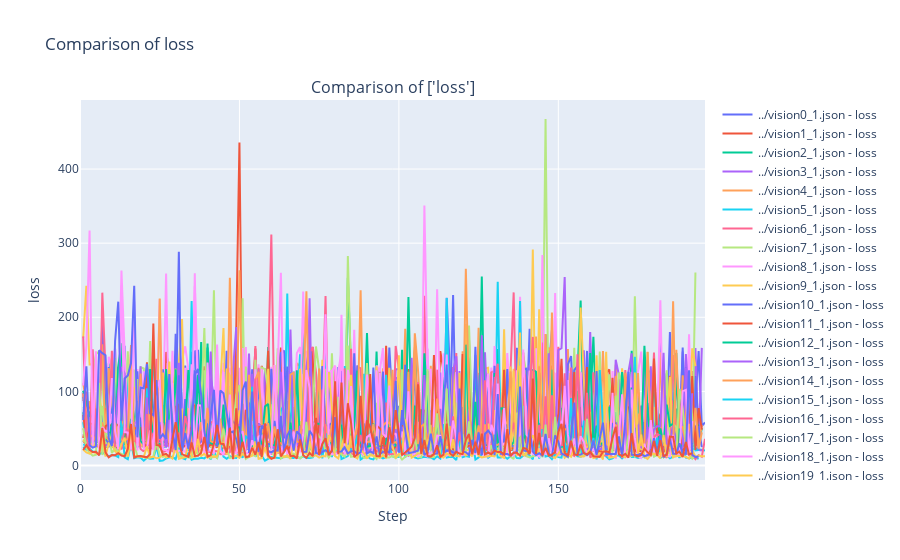
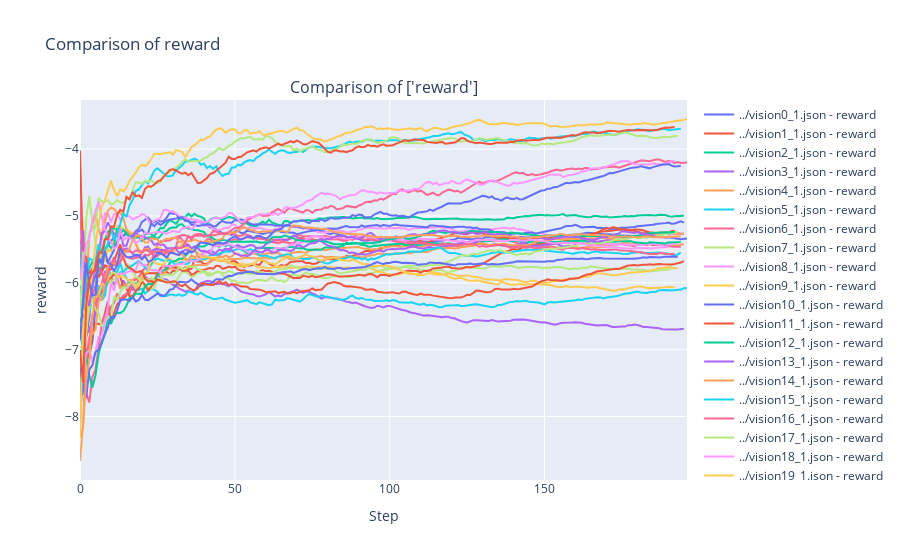

Notebook cell for these charts, in order:
### Code cell
loss_fig = plot_comparison(['loss'], data)

reward_fig = plot_comparison(['reward'], data)

### Figure 1 — Plotly figure (JSON) as saved in the notebook; plotly's stock layout.template omitted (floating-point values rounded to 4 significant figures; data arrays with more than 128 entries replaced by an {"elided": "..."} marker saying what was removed)
{"data": [{"mode": "lines", "name": "../vision0_1.json - loss", "type": "scatter", "y": {"elided": "197 float values"}}, {"mode": "lines", "name": "../vision1_1.json - loss", "type": "scatter", "y": {"elided": "193 float values"}}, {"mode": "lines", "name": "../vision2_1.json - loss", "type": "scatter", "y": {"elided": "196 float values"}}, {"mode": "lines", "name": "../vision3_1.json - loss", "type": "scatter", "y": {"elided": "196 float values"}}, {"mode": "lines", "name": "../vision4_1.json - loss", "type": "scatter", "y": {"elided": "196 float values"}}, {"mode": "lines", "name": "../vision5_1.json - loss", "type": "scatter", "y": {"elided": "197 float values"}}, {"mode": "lines", "name": "../vision6_1.json - loss", "type": "scatter", "y": {"elided": "195 float values"}}, {"mode": "lines", "name": "../vision7_1.json - loss", "type": "scatter", "y": {"elided": "192 float values"}}, {"mode": "lines", "name": "../vision8_1.json - loss", "type": "scatter", "y": {"elided": "194 float values"}}, {"mode": "lines", "name": "../vision9_1.json - loss", "type": "scatter", "y": {"elided": "193 float values"}}, {"mode": "lines", "name": "../vision10_1.json - loss", "type": "scatter", "y": {"elided": "196 float values"}}, {"mode": "lines", "name": "../vision11_1.json - loss", "type": "scatter", "y": {"elided": "193 float values"}}, {"mode": "lines", "name": "../vision12_1.json - loss", "type": "scatter", "y": {"elided": "195 float values"}}, {"mode": "lines", "name": "../vision13_1.json - loss", "type": "scatter", "y": {"elided": "196 float values"}}, {"mode": "lines", "name": "../vision14_1.json - loss", "type": "scatter", "y": {"elided": "196 float values"}}, {"mode": "lines", "name": "../vision15_1.json - loss", "type": "scatter", "y": {"elided": "195 float values"}}, {"mode": "lines", "name": "../vision16_1.json - loss", "type": "scatter", "y": {"elided": "193 float values"}}, {"mode": "lines", "name": "../vision17_1.json - loss", "type": "scatter", "y": {"elided": "194 float values"}}, {"mode": "lines", "name": "../vision18_1.json - loss", "type": "scatter", "y": {"elided": "191 float values"}}, {"mode": "lines", "name": "../vision19_1.json - loss", "type": "scatter", "y": {"elided": "194 float values"}}, {"mode": "lines", "name": "../vision20_1.json - loss", "type": "scatter", "y": {"elided": "194 float values"}}, {"mode": "lines", "name": "../vision21_1.json - loss", "type": "scatter", "y": {"elided": "196 float values"}}, {"mode": "lines", "name": "../vision22_1.json - loss", "type": "scatter", "y": {"elided": "193 float values"}}, {"mode": "lines", "name": "../vision23_1.json - loss", "type": "scatter", "y": {"elided": "193 float values"}}, {"mode": "lines", "name": "../vision24_1.json - loss", "type": "scatter", "y": {"elided": "195 float values"}}, {"mode": "lines", "name": "../vision25_1.json - loss", "type": "scatter", "y": {"elided": "195 float values"}}, {"mode": "lines", "name": "../vision26_1.json - loss", "type": "scatter", "y": {"elided": "197 float values"}}, {"mode": "lines", "name": "../vision27_1.json - loss", "type": "scatter", "y": {"elided": "194 float values"}}, {"mode": "lines", "name": "../vision28_1.json - loss", "type": "scatter", "y": {"elided": "193 float values"}}, {"mode": "lines", "name": "../vision29_1.json - loss", "type": "scatter", "y": {"elided": "197 float values"}}, {"mode": "lines", "name": "../vision30_1.json - loss", "type": "scatter", "y": {"elided": "195 float values"}}, {"mode": "lines", "name": "../vision31_1.json - loss", "type": "scatter", "y": {"elided": "193 float values"}}], "layout": {"annotations": [{"font": {"size": 16}, "showarrow": false, "text": "Comparison of ['loss']", "x": 0.5, "xanchor": "center", "xref": "paper", "y": 1, "yanchor": "bottom", "yref": "paper"}], "hovermode": "x", "showlegend": true, "title": {"text": "Comparison of loss"}, "xaxis": {"anchor": "y", "domain": [0, 1], "title": {"text": "Step"}}, "yaxis": {"anchor": "x", "domain": [0, 1], "title": {"text": "loss"}}}}

### Figure 2 — Plotly figure (JSON) as saved in the notebook; plotly's stock layout.template omitted (floating-point values rounded to 4 significant figures; data arrays with more than 128 entries replaced by an {"elided": "..."} marker saying what was removed)
{"data": [{"mode": "lines", "name": "../vision0_1.json - reward", "type": "scatter", "y": {"elided": "197 float values"}}, {"mode": "lines", "name": "../vision1_1.json - reward", "type": "scatter", "y": {"elided": "193 float values"}}, {"mode": "lines", "name": "../vision2_1.json - reward", "type": "scatter", "y": {"elided": "196 float values"}}, {"mode": "lines", "name": "../vision3_1.json - reward", "type": "scatter", "y": {"elided": "196 float values"}}, {"mode": "lines", "name": "../vision4_1.json - reward", "type": "scatter", "y": {"elided": "196 float values"}}, {"mode": "lines", "name": "../vision5_1.json - reward", "type": "scatter", "y": {"elided": "197 float values"}}, {"mode": "lines", "name": "../vision6_1.json - reward", "type": "scatter", "y": {"elided": "195 float values"}}, {"mode": "lines", "name": "../vision7_1.json - reward", "type": "scatter", "y": {"elided": "192 float values"}}, {"mode": "lines", "name": "../vision8_1.json - reward", "type": "scatter", "y": {"elided": "194 float values"}}, {"mode": "lines", "name": "../vision9_1.json - reward", "type": "scatter", "y": {"elided": "193 float values"}}, {"mode": "lines", "name": "../vision10_1.json - reward", "type": "scatter", "y": {"elided": "196 float values"}}, {"mode": "lines", "name": "../vision11_1.json - reward", "type": "scatter", "y": {"elided": "193 float values"}}, {"mode": "lines", "name": "../vision12_1.json - reward", "type": "scatter", "y": {"elided": "195 float values"}}, {"mode": "lines", "name": "../vision13_1.json - reward", "type": "scatter", "y": {"elided": "196 float values"}}, {"mode": "lines", "name": "../vision14_1.json - reward", "type": "scatter", "y": {"elided": "196 float values"}}, {"mode": "lines", "name": "../vision15_1.json - reward", "type": "scatter", "y": {"elided": "195 float values"}}, {"mode": "lines", "name": "../vision16_1.json - reward", "type": "scatter", "y": {"elided": "193 float values"}}, {"mode": "lines", "name": "../vision17_1.json - reward", "type": "scatter", "y": {"elided": "194 float values"}}, {"mode": "lines", "name": "../vision18_1.json - reward", "type": "scatter", "y": {"elided": "191 float values"}}, {"mode": "lines", "name": "../vision19_1.json - reward", "type": "scatter", "y": {"elided": "194 float values"}}, {"mode": "lines", "name": "../vision20_1.json - reward", "type": "scatter", "y": {"elided": "194 float values"}}, {"mode": "lines", "name": "../vision21_1.json - reward", "type": "scatter", "y": {"elided": "196 float values"}}, {"mode": "lines", "name": "../vision22_1.json - reward", "type": "scatter", "y": {"elided": "193 float values"}}, {"mode": "lines", "name": "../vision23_1.json - reward", "type": "scatter", "y": {"elided": "193 float values"}}, {"mode": "lines", "name": "../vision24_1.json - reward", "type": "scatter", "y": {"elided": "195 float values"}}, {"mode": "lines", "name": "../vision25_1.json - reward", "type": "scatter", "y": {"elided": "195 float values"}}, {"mode": "lines", "name": "../vision26_1.json - reward", "type": "scatter", "y": {"elided": "197 float values"}}, {"mode": "lines", "name": "../vision27_1.json - reward", "type": "scatter", "y": {"elided": "194 float values"}}, {"mode": "lines", "name": "../vision28_1.json - reward", "type": "scatter", "y": {"elided": "193 float values"}}, {"mode": "lines", "name": "../vision29_1.json - reward", "type": "scatter", "y": {"elided": "197 float values"}}, {"mode": "lines", "name": "../vision30_1.json - reward", "type": "scatter", "y": {"elided": "195 float values"}}, {"mode": "lines", "name": "../vision31_1.json - reward", "type": "scatter", "y": {"elided": "193 float values"}}], "layout": {"annotations": [{"font": {"size": 16}, "showarrow": false, "text": "Comparison of ['reward']", "x": 0.5, "xanchor": "center", "xref": "paper", "y": 1, "yanchor": "bottom", "yref": "paper"}], "hovermode": "x", "showlegend": true, "title": {"text": "Comparison of reward"}, "xaxis": {"anchor": "y", "domain": [0, 1], "title": {"text": "Step"}}, "yaxis": {"anchor": "x", "domain": [0, 1], "title": {"text": "reward"}}}}
